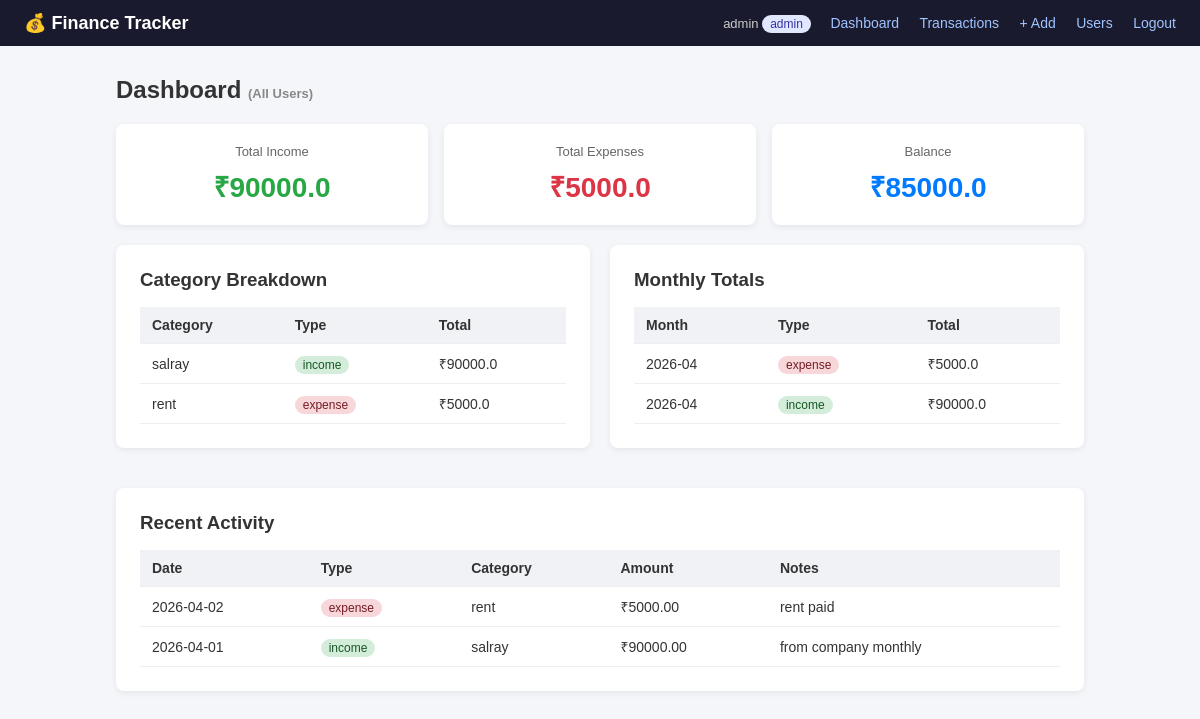
The app's page /summary (signed in), older data.
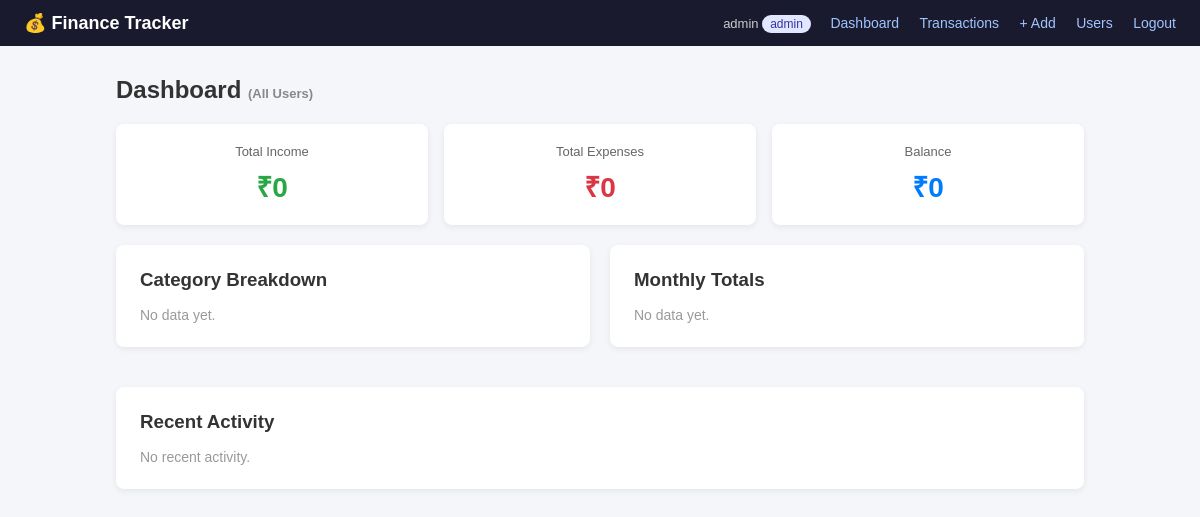
The same page, newer data.
### tables this page shows
CREATE TABLE transactions (
            id INTEGER PRIMARY KEY AUTOINCREMENT,
            user_id INTEGER NOT NULL,
            amount REAL NOT NULL,
            type TEXT NOT NULL CHECK(type IN ('income', 'expense')),
            category TEXT NOT NULL,
            date TEXT NOT NULL,
            notes TEXT,
            created_at TEXT DEFAULT (datetime('now')),
            FOREIGN KEY (user_id) REFERENCES users(id)
        );

### routes/summary.py (the view)
@summary_bp.route('/summary')
@login_required
def dashboard():
    role    = session.get('role')
    user_id = session.get('user_id')
    uid = None if role == 'admin' else user_id
    summary    = get_summary(uid)
    categories = get_category_breakdown(uid)
    monthly    = get_monthly_totals(uid)
    recent     = get_recent_activity(uid, limit=5)
    return render_template(
        'summary.html',
        summary=summary,
        categories=categories,
        monthly=monthly,
        recent=recent,
        role=role
    )

### database.py (called while the page is built)
def get_connection():
    conn = sqlite3.connect(DATABASE)
    conn.row_factory = sqlite3.Row
    return conn

### models/summary.py (called while the page is built)
def get_summary(user_id=None):
    conn = get_connection()
    cursor = conn.cursor()
    base = "FROM transactions"
    params = []
    if user_id:
        base += " WHERE user_id = ?"
        params.append(user_id)
    cursor.execute(f"SELECT COALESCE(SUM(amount), 0) {base} AND type='income'" if user_id
                   else f"SELECT COALESCE(SUM(amount), 0) {base} WHERE type='income'", params)
    total_income = cursor.fetchone()[0]
    cursor.execute(f"SELECT COALESCE(SUM(amount), 0) {base} AND type='expense'" if user_id
                   else f"SELECT COALESCE(SUM(amount), 0) {base} WHERE type='expense'", params)
    total_expense = cursor.fetchone()[0]
    conn.close()
    return {
        "total_income": round(total_income, 2),
        "total_expense": round(total_expense, 2),
        "balance": round(total_income - total_expense, 2)
    }

def get_category_breakdown(user_id=None):
    conn = get_connection()
    cursor = conn.cursor()
    query = """
        SELECT category, type, ROUND(SUM(amount), 2) as total
        FROM transactions
    """
    params = []
    if user_id:
        query += " WHERE user_id = ?"
        params.append(user_id)
    query += " GROUP BY category, type ORDER BY total DESC"
    cursor.execute(query, params)
    rows = cursor.fetchall()
    conn.close()
    return [dict(r) for r in rows]

def get_monthly_totals(user_id=None):
    conn = get_connection()
    cursor = conn.cursor()
    query = """
        SELECT strftime('%Y-%m', date) as month,
               type,
               ROUND(SUM(amount), 2) as total
        FROM transactions
    """
    params = []
    if user_id:
        query += " WHERE user_id = ?"
        params.append(user_id)
    query += " GROUP BY month, type ORDER BY month DESC"
    cursor.execute(query, params)
    rows = cursor.fetchall()
    conn.close()
    return [dict(r) for r in rows]

def get_recent_activity(user_id=None, limit=10):
    conn = get_connection()
    cursor = conn.cursor()
    query = "SELECT * FROM transactions"
    params = []
    if user_id:
        query += " WHERE user_id = ?"
        params.append(user_id)
    query += " ORDER BY created_at DESC LIMIT ?"
    params.append(limit)
    cursor.execute(query, params)
    rows = cursor.fetchall()
    conn.close()
    return [dict(r) for r in rows]

### templates/summary.html
{% extends 'base.html' %}
{% block content %}
<h2 style="margin-bottom: 20px;">Dashboard
    {% if role == 'admin' %}<span style="font-size:13px; color:#888;"> (All Users)</span>{% endif %}
</h2>
<div class="stat-grid">
    <div class="stat-card">
        <div class="label">Total Income</div>
        <div class="value income-val">₹{{ summary.total_income }}</div>
    </div>
    <div class="stat-card">
        <div class="label">Total Expenses</div>
        <div class="value expense-val">₹{{ summary.total_expense }}</div>
    </div>
    <div class="stat-card">
        <div class="label">Balance</div>
        <div class="value balance-val">₹{{ summary.balance }}</div>
    </div>
</div>
<div style="display: grid; grid-template-columns: 1fr 1fr; gap: 20px;">
    <div class="card">
        <h3 style="margin-bottom:16px;">Category Breakdown</h3>
        {% if categories %}
        <table>
            <tr><th>Category</th><th>Type</th><th>Total</th></tr>
            {% for row in categories %}
            <tr>
                <td>{{ row.category }}</td>
                <td><span class="badge-{{ row.type }}">{{ row.type }}</span></td>
                <td>₹{{ row.total }}</td>
            </tr>
            {% endfor %}
        </table>
        {% else %}
        <p style="color:#999; font-size:14px;">No data yet.</p>
        {% endif %}
    </div>
    <div class="card">
        <h3 style="margin-bottom:16px;">Monthly Totals</h3>
        {% if monthly %}
        <table>
            <tr><th>Month</th><th>Type</th><th>Total</th></tr>
            {% for row in monthly %}
            <tr>
                <td>{{ row.month }}</td>
                <td><span class="badge-{{ row.type }}">{{ row.type }}</span></td>
                <td>₹{{ row.total }}</td>
            </tr>
            {% endfor %}
        </table>
        {% else %}
        <p style="color:#999; font-size:14px;">No data yet.</p>
        {% endif %}
    </div>
</div>
<div class="card" style="margin-top: 20px;">
    <h3 style="margin-bottom:16px;">Recent Activity</h3>
    {% if recent %}
    <table>
        <tr><th>Date</th><th>Type</th><th>Category</th><th>Amount</th><th>Notes</th></tr>
        {% for t in recent %}
        <tr>
            <td>{{ t.date }}</td>
            <td><span class="badge-{{ t.type }}">{{ t.type }}</span></td>
            <td>{{ t.category }}</td>
            <td>₹{{ "%.2f"|format(t.amount) }}</td>
            <td>{{ t.notes or '—' }}</td>
        </tr>
        {% endfor %}
    </table>
    {% else %}
    <p style="color:#999; font-size:14px;">No recent activity.</p>
    {% endif %}
</div>
{% endblock %}

### templates/base.html (shortened to what this page needs)
<!DOCTYPE html>
<html lang="en">
<head>
</head>
<body>
    <nav>
        <span class="brand">💰 Finance Tracker</span>
        {% if session.username %}
        <div>
            <span style="font-size:13px; color:#ccc;">{{ session.username }}
                <span class="role-badge">{{ session.role }}</span>
            </span>
            <a href="{{ url_for('summary.dashboard') }}">Dashboard</a>
            <a href="{{ url_for('transactions.list_transactions') }}">Transactions</a>
            {% if session.role == 'admin' %}
            <a href="{{ url_for('transactions.add_transaction') }}">+ Add</a>
            <a href="{{ url_for('auth.list_users') }}">Users</a>
            {% endif %}
            <a href="{{ url_for('auth.logout') }}">Logout</a>
        </div>
        {% endif %}
    </nav>
    <div class="container">
        {% block content %}{% endblock %}
    </div>
</body>
</html>

### templates/base.html (style rules this page uses)
* { box-sizing: border-box; margin: 0; padding: 0; }
body { font-family: Arial, sans-serif; background: #f4f6f9; color: #333; }
nav { background: #1a1a2e; color: white; padding: 12px 24px; display: flex; justify-content: space-between; align-items: center; }
nav a { color: #a0c4ff; text-decoration: none; margin-left: 16px; font-size: 14px; }
nav .brand { font-size: 18px; font-weight: bold; color: white; }
.container { max-width: 1000px; margin: 30px auto; padding: 0 16px; }
.card { background: white; border-radius: 8px; padding: 24px; margin-bottom: 20px; box-shadow: 0 2px 6px rgba(0,0,0,0.07); }
.stat-grid { display: grid; grid-template-columns: repeat(3, 1fr); gap: 16px; margin-bottom: 20px; }
.stat-card { background: white; border-radius: 8px; padding: 20px; text-align: center; box-shadow: 0 2px 6px rgba(0,0,0,0.07); }
.stat-card .value { font-size: 28px; font-weight: bold; margin-top: 8px; }
.stat-card .label { font-size: 13px; color: #666; }
.income-val { color: #28a745; }
.expense-val { color: #dc3545; }
.balance-val { color: #007bff; }
.role-badge { font-size: 12px; background: #e0e7ff; color: #3730a3; padding: 2px 8px; border-radius: 12px; }

Row changes from the older to the newer data that the page shows:
removed transactions: category "salray", type "income", total "90000.0", month "2026-04", date "2026-04-01", amount "90000.00", notes "from company monthly"
removed transactions: category "rent", type "expense", total "5000.0", month "2026-04", date "2026-04-02", amount "5000.00", notes "rent paid"
Text that changed along with them:
{{ summary.total_income }}: "90000.0" → "0"
{{ summary.total_expense }}: "5000.0" → "0"
{{ summary.balance }}: "85000.0" → "0"
text no longer shown: "Category Type Total Month Type Total Date Type Category Amount Notes"
text now shown: "No data yet. No data yet. No recent activity."
